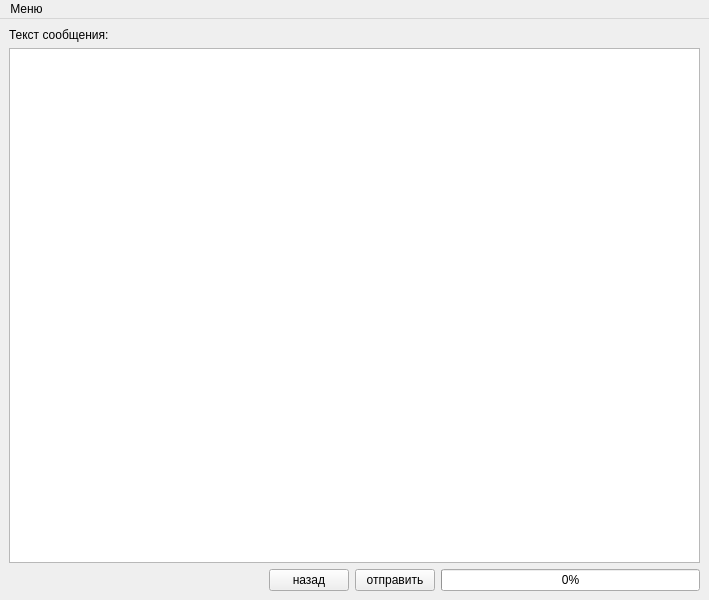
<?xml version="1.0" encoding="UTF-8"?>
<ui version="4.0">
 <class>MainWindow</class>
 <widget class="QMainWindow" name="MainWindow">
  <property name="geometry">
   <rect>
    <x>0</x>
    <y>0</y>
    <width>709</width>
    <height>600</height>
   </rect>
  </property>
  <property name="windowTitle">
   <string>MainWindow</string>
  </property>
  <widget class="QWidget" name="centralwidget">
   <layout class="QHBoxLayout" name="horizontalLayout_3">
    <item>
     <layout class="QVBoxLayout" name="verticalLayout">
      <item>
       <widget class="QLabel" name="label">
        <property name="text">
         <string>Текст сообщения:</string>
        </property>
       </widget>
      </item>
      <item>
       <widget class="QTextEdit" name="textEdit"/>
      </item>
      <item>
       <layout class="QHBoxLayout" name="horizontalLayout">
        <item>
         <spacer name="horizontalSpacer">
          <property name="orientation">
           <enum>Qt::Horizontal</enum>
          </property>
          <property name="sizeHint" stdset="0">
           <size>
            <width>40</width>
            <height>20</height>
           </size>
          </property>
         </spacer>
        </item>
        <item>
         <widget class="QPushButton" name="pushButton_2">
          <property name="text">
           <string>назад</string>
          </property>
         </widget>
        </item>
        <item>
         <widget class="QPushButton" name="pushButton_3">
          <property name="text">
           <string>отправить</string>
          </property>
         </widget>
        </item>
        <item>
         <widget class="QProgressBar" name="progressBar">
          <property name="value">
           <number>0</number>
          </property>
         </widget>
        </item>
       </layout>
      </item>
     </layout>
    </item>
   </layout>
  </widget>
  <widget class="QMenuBar" name="menuBar">
   <property name="enabled">
    <bool>true</bool>
   </property>
   <property name="geometry">
    <rect>
     <x>0</x>
     <y>0</y>
     <width>709</width>
     <height>26</height>
    </rect>
   </property>
   <widget class="QMenu" name="menu">
    <property name="title">
     <string>Меню</string>
    </property>
    <addaction name="action_2"/>
    <addaction name="action_3"/>
    <addaction name="action"/>
    <addaction name="action_4"/>
   </widget>
   <addaction name="menu"/>
  </widget>
  <action name="action_2">
   <property name="text">
    <string>Создать новую учебную группу</string>
   </property>
  </action>
  <action name="action_3">
   <property name="text">
    <string>Создать преподавателя</string>
   </property>
  </action>
  <action name="action">
   <property name="text">
    <string>История</string>
   </property>
  </action>
  <action name="action_4">
   <property name="text">
    <string>Список всех групп </string>
   </property>
  </action>
 </widget>
 <resources/>
 <connections/>
</ui>
